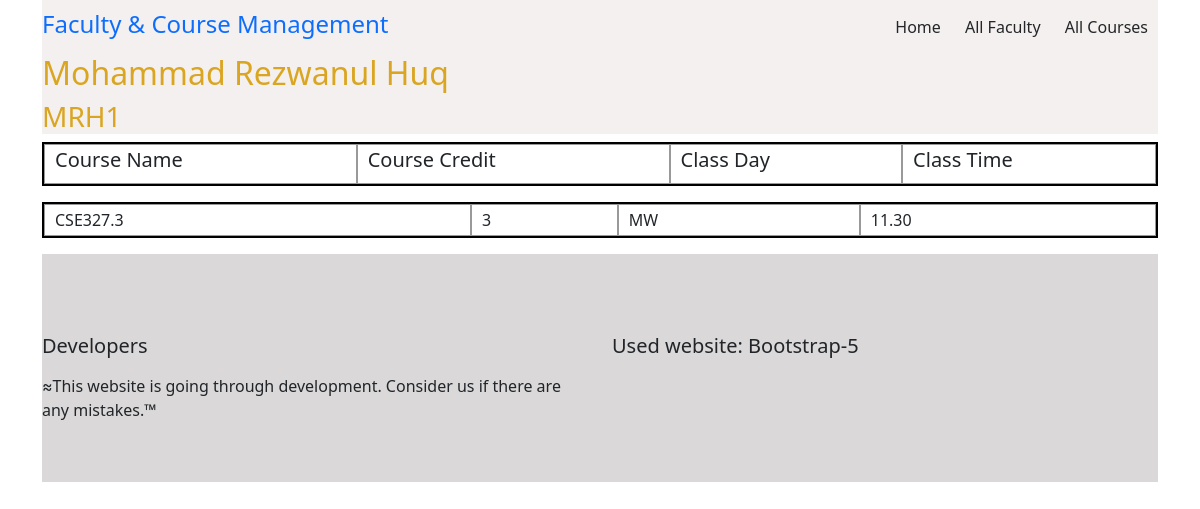
The app's page /MRH1 with its own data.
### start/models.py (models this page shows, shortened)
class Faculty(models.Model):
    fmane=models.CharField(max_length=30)
    initial=models.CharField(max_length=5,unique=True)
    crd_limit=models.IntegerField()

class Course(models.Model):
    cname=models.CharField(max_length=10, unique=True)#unique section
    crd=models.IntegerField(blank=False, null=False)
    cday=models.ForeignKey(Day,to_field='day', on_delete=models.CASCADE)
    ctime=models.ForeignKey(Time,to_field='time', on_delete=models.CASCADE)
    def __str__(self):
        return self.cname
    class Meta:
        unique_together = (("cday", "ctime","cname"),)#each section time is unique, no clash

class Day(models.Model):
    day= models.CharField(max_length=2, unique=True)
    def __str__(self):
        return self.day

class Time(models.Model):
    time= models.CharField(max_length=5, blank=False, null=False, unique=True)
    def __str__(self):
        return self.time

### start/views.py (the view)
# urls.py: path('<a>',fac_view, name="fac_view"),
def fac_view(req, a, **args):
    print(type(a))
    fac=Faculty.objects.get(initial=a)
    takes=Takes.objects.filter(fac= a)
    courses=[]
    print(fac.fmane)
    for c in takes:
        course=Course.objects.get(cname=c.cour)
        courses.append(course)
    return render(req, "start/includes/fac_view.html",{
        'fac': fac,
        'takes': takes,
        'cour': courses
    })

### start/templates/start/includes/fac_view.html (shortened to what this page needs)
{% extends 'start/base/base.html' %} {% load static %} {%block style%}
<link rel="stylesheet" href="{% static 'start/styles/home.css' %}">
<link rel="stylesheet" href="https://cdnjs.cloudflare.com/ajax/libs/select2/4.0.13/css/select2.min.css"
/>
{%endblock%} {%block title%}Faculty View{%endblock%} {%block body%}
<div id="header">
    <div class="row">
        <div class="col-md-4">
            <div id="logo">
                <a href="">
                    <h4>Faculty & Course Management</h4>
                </a>
            </div>
        </div>
        <div class="col-md-8">
            <ul id="menu" class="float-md-end">
                <li><a href="/">Home</a></li>
                <li><a href="/all_faculty/">All Faculty</a></li>
                <li><a href="/all_course/">All Courses</a></li>
            </ul>
        </div>
    </div>
    <div>
        <h2>{{fac.fmane}}</h2>
        <h3>{{fac.initial}}</h3>
    </div>
</div>
<div>
    <div class="divTable" style="width: 100%;border: 2px solid #000;" cellpadding="10">
        <div class="divTableBody">
            <div class="divTableRow">
                <div class="divTableCell">
                    <h5>Course Name</h5>
                </div>
                <div class="divTableCell">
                    <h5>Course Credit</h5>
                </div>
                <div class="divTableCell">
                    <h5>Class Day</h5>
                </div>
                <div class="divTableCell">
                    <h5>Class Time</h5>
                </div>
            </div>
        </div>
    </div>
    <p> {% for c in cour%}
        <div class="divTable" style="width: 100%;border: 2px solid #000;" cellpadding="10">
            <div class="divTableBody">
                <div class="divTableRow">
                    <div class="divTableCell">{{c.cname}}</div>
                    <div class="divTableCell">{{c.crd}}</div>
                    <div class="divTableCell">{{c.cday}}</div>
                    <div class="divTableCell">{{c.ctime}}</div>
                </div>
            </div>
        </div>
        {%endfor%}
    </p>
</div>
{%endblock%}

### start/static/start/styles/home.css (style rules this page uses)
#header { color: goldenrod; background: hsl(0, 17%, 95%); }
#logo { margin-top: 10px; }
#menu { list-style: none; margin: 0; padding: 0; }
#menu li { display: inline-block; }
#menu li a { color: rgb(36, 38, 40); padding: 15px 10px; display: block; }
a:link { text-decoration: none; }

### start/templates/start/includes/fac_view.html (style rules this page uses)
.divTable { display: table; width: 100%; }
.divTableRow { display: table-row; }
.divTableCell, .divTableHead { border: 1px solid #999999; display: table-cell; padding: 3px 10px; }
.divTableBody { display: table-row-group; }

### records on screen
Faculty: fmane "Mohammad Rezwanul Huq", initial "MRH1"
Course: cname "CSE327.3", crd "3", cday "MW", ctime "11.30"
